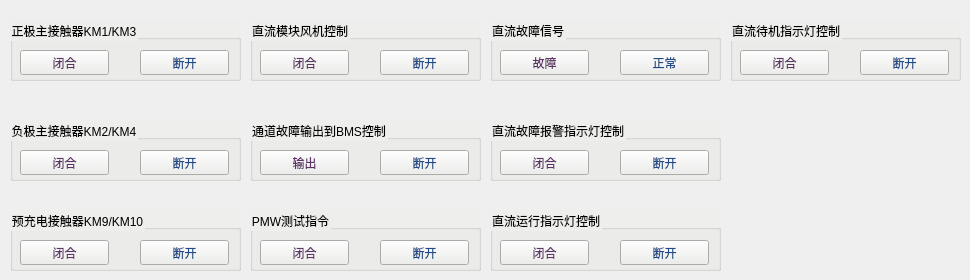
     <widget class="QWidget" name="tab_9">
      <attribute name="title">
       <string>直流通道2</string>
      </attribute>
      <widget class="QGroupBox" name="groupBox_32">
       <property name="geometry">
        <rect>
         <x>730</x>
         <y>20</y>
         <width>231</width>
         <height>61</height>
        </rect>
       </property>
       <property name="styleSheet">
        <string notr="true">background-color: rgb(238, 238, 236);
color: rgb(0, 0, 0);</string>
       </property>
       <property name="title">
        <string>直流待机指示灯控制</string>
       </property>
       <widget class="QPushButton" name="btnPMWON_8">
        <property name="geometry">
         <rect>
          <x>10</x>
          <y>30</y>
          <width>89</width>
          <height>25</height>
         </rect>
        </property>
        <property name="styleSheet">
         <string notr="true">color: rgb(92, 53, 102);</string>
        </property>
        <property name="text">
         <string>闭合</string>
        </property>
       </widget>
       <widget class="QPushButton" name="btnPMWOFF_8">
        <property name="geometry">
         <rect>
          <x>130</x>
          <y>30</y>
          <width>89</width>
          <height>25</height>
         </rect>
        </property>
        <property name="styleSheet">
         <string notr="true">color: rgb(32, 74, 135);</string>
        </property>
        <property name="text">
         <string>断开</string>
        </property>
       </widget>
      </widget>
      <widget class="QGroupBox" name="groupBox_33">
       <property name="geometry">
        <rect>
         <x>10</x>
         <y>210</y>
         <width>231</width>
         <height>61</height>
        </rect>
       </property>
       <property name="styleSheet">
        <string notr="true">background-color: rgb(238, 238, 236);
color: rgb(0, 0, 0);</string>
       </property>
       <property name="title">
        <string>预充电接触器KM9/KM10</string>
       </property>
       <widget class="QPushButton" name="btnKM910ON_6">
        <property name="geometry">
         <rect>
          <x>10</x>
          <y>30</y>
          <width>89</width>
          <height>25</height>
         </rect>
        </property>
        <property name="styleSheet">
         <string notr="true">color: rgb(92, 53, 102);</string>
        </property>
        <property name="text">
         <string>闭合</string>
        </property>
       </widget>
       <widget class="QPushButton" name="btnKM910OFF_6">
        <property name="geometry">
         <rect>
          <x>130</x>
          <y>30</y>
          <width>89</width>
          <height>25</height>
         </rect>
        </property>
        <property name="styleSheet">
         <string notr="true">color: rgb(32, 74, 135);</string>
        </property>
        <property name="text">
         <string>断开</string>
        </property>
       </widget>
      </widget>
      <widget class="QGroupBox" name="groupBox_34">
       <property name="geometry">
        <rect>
         <x>490</x>
         <y>210</y>
         <width>231</width>
         <height>61</height>
        </rect>
       </property>
       <property name="styleSheet">
        <string notr="true">background-color: rgb(238, 238, 236);
color: rgb(0, 0, 0);</string>
       </property>
       <property name="title">
        <string>直流运行指示灯控制</string>
       </property>
       <widget class="QPushButton" name="btnKA34ON_2">
        <property name="geometry">
         <rect>
          <x>10</x>
          <y>30</y>
          <width>89</width>
          <height>25</height>
         </rect>
        </property>
        <property name="styleSheet">
         <string notr="true">color: rgb(92, 53, 102);</string>
        </property>
        <property name="text">
         <string>闭合</string>
        </property>
       </widget>
       <widget class="QPushButton" name="btnKA34OFF_2">
        <property name="geometry">
         <rect>
          <x>130</x>
          <y>30</y>
          <width>89</width>
          <height>25</height>
         </rect>
        </property>
        <property name="styleSheet">
         <string notr="true">color: rgb(32, 74, 135);</string>
        </property>
        <property name="text">
         <string>断开</string>
        </property>
       </widget>
      </widget>
      <widget class="QGroupBox" name="groupBox_35">
       <property name="geometry">
        <rect>
         <x>490</x>
         <y>120</y>
         <width>231</width>
         <height>61</height>
        </rect>
       </property>
       <property name="styleSheet">
        <string notr="true">background-color: rgb(238, 238, 236);
color: rgb(0, 0, 0);</string>
       </property>
       <property name="title">
        <string>直流故障报警指示灯控制</string>
       </property>
       <widget class="QPushButton" name="btnPMWON_5">
        <property name="geometry">
         <rect>
          <x>10</x>
          <y>30</y>
          <width>89</width>
          <height>25</height>
         </rect>
        </property>
        <property name="styleSheet">
         <string notr="true">color: rgb(92, 53, 102);</string>
        </property>
        <property name="text">
         <string>闭合</string>
        </property>
       </widget>
       <widget class="QPushButton" name="btnPMWOFF_5">
        <property name="geometry">
         <rect>
          <x>130</x>
          <y>30</y>
          <width>89</width>
          <height>25</height>
         </rect>
        </property>
        <property name="styleSheet">
         <string notr="true">color: rgb(32, 74, 135);</string>
        </property>
        <property name="text">
         <string>断开</string>
        </property>
       </widget>
      </widget>
      <widget class="QGroupBox" name="groupBox_36">
       <property name="geometry">
        <rect>
         <x>250</x>
         <y>120</y>
         <width>231</width>
         <height>61</height>
        </rect>
       </property>
       <property name="styleSheet">
        <string notr="true">background-color: rgb(238, 238, 236);
color: rgb(0, 0, 0);</string>
       </property>
       <property name="title">
        <string>通道故障输出到BMS控制</string>
       </property>
       <widget class="QPushButton" name="btnKM910ON_5">
        <property name="geometry">
         <rect>
          <x>10</x>
          <y>30</y>
          <width>89</width>
          <height>25</height>
         </rect>
        </property>
        <property name="styleSheet">
         <string notr="true">color: rgb(92, 53, 102);</string>
        </property>
        <property name="text">
         <string>输出</string>
        </property>
       </widget>
       <widget class="QPushButton" name="btnKM910OFF_5">
        <property name="geometry">
         <rect>
          <x>130</x>
          <y>30</y>
          <width>89</width>
          <height>25</height>
         </rect>
        </property>
        <property name="styleSheet">
         <string notr="true">color: rgb(32, 74, 135);</string>
        </property>
        <property name="text">
         <string>断开</string>
        </property>
       </widget>
      </widget>
      <widget class="QGroupBox" name="groupBox_37">
       <property name="geometry">
        <rect>
         <x>250</x>
         <y>20</y>
         <width>231</width>
         <height>61</height>
        </rect>
       </property>
       <property name="styleSheet">
        <string notr="true">background-color: rgb(238, 238, 236);
color: rgb(0, 0, 0);</string>
       </property>
       <property name="title">
        <string>直流模块风机控制</string>
       </property>
       <widget class="QPushButton" name="btnKM910ON_4">
        <property name="geometry">
         <rect>
          <x>10</x>
          <y>30</y>
          <width>89</width>
          <height>25</height>
         </rect>
        </property>
        <property name="styleSheet">
         <string notr="true">color: rgb(92, 53, 102);</string>
        </property>
        <property name="text">
         <string>闭合</string>
        </property>
       </widget>
       <widget class="QPushButton" name="btnKM910OFF_4">
        <property name="geometry">
         <rect>
          <x>130</x>
          <y>30</y>
          <width>89</width>
          <height>25</height>
         </rect>
        </property>
        <property name="styleSheet">
         <string notr="true">color: rgb(32, 74, 135);</string>
        </property>
        <property name="text">
         <string>断开</string>
        </property>
       </widget>
      </widget>
      <widget class="QGroupBox" name="groupBox_38">
       <property name="geometry">
        <rect>
         <x>10</x>
         <y>20</y>
         <width>231</width>
         <height>61</height>
        </rect>
       </property>
       <property name="styleSheet">
        <string notr="true">background-color: rgb(238, 238, 236);
color: rgb(0, 0, 0);</string>
       </property>
       <property name="title">
        <string>正极主接触器KM1/KM3</string>
       </property>
       <widget class="QPushButton" name="btnKM13ON_2">
        <property name="geometry">
         <rect>
          <x>10</x>
          <y>30</y>
          <width>89</width>
          <height>25</height>
         </rect>
        </property>
        <property name="styleSheet">
         <string notr="true">color: rgb(92, 53, 102);</string>
        </property>
        <property name="text">
         <string>闭合</string>
        </property>
       </widget>
       <widget class="QPushButton" name="btnKM13OFF_4">
        <property name="geometry">
         <rect>
          <x>130</x>
          <y>30</y>
          <width>89</width>
          <height>25</height>
         </rect>
        </property>
        <property name="styleSheet">
         <string notr="true">color: rgb(32, 74, 135);</string>
        </property>
        <property name="text">
         <string>断开</string>
        </property>
       </widget>
      </widget>
      <widget class="QGroupBox" name="groupBox_39">
       <property name="geometry">
        <rect>
         <x>490</x>
         <y>20</y>
         <width>231</width>
         <height>61</height>
        </rect>
       </property>
       <property name="styleSheet">
        <string notr="true">background-color: rgb(238, 238, 236);
color: rgb(0, 0, 0);</string>
       </property>
       <property name="title">
        <string>直流故障信号</string>
       </property>
       <widget class="QPushButton" name="btnPMWON_7">
        <property name="geometry">
         <rect>
          <x>10</x>
          <y>30</y>
          <width>89</width>
          <height>25</height>
         </rect>
        </property>
        <property name="styleSheet">
         <string notr="true">color: rgb(92, 53, 102);</string>
        </property>
        <property name="text">
         <string>故障</string>
        </property>
       </widget>
       <widget class="QPushButton" name="btnPMWOFF_7">
        <property name="geometry">
         <rect>
          <x>130</x>
          <y>30</y>
          <width>89</width>
          <height>25</height>
         </rect>
        </property>
        <property name="styleSheet">
         <string notr="true">color: rgb(32, 74, 135);</string>
        </property>
        <property name="text">
         <string>正常</string>
        </property>
       </widget>
      </widget>
      <widget class="QGroupBox" name="groupBox_40">
       <property name="geometry">
        <rect>
         <x>10</x>
         <y>120</y>
         <width>231</width>
         <height>61</height>
        </rect>
       </property>
       <property name="styleSheet">
        <string notr="true">background-color: rgb(238, 238, 236);
color: rgb(0, 0, 0);</string>
       </property>
       <property name="title">
        <string>负极主接触器KM2/KM4</string>
       </property>
       <widget class="QPushButton" name="btnKM24ON_2">
        <property name="geometry">
         <rect>
          <x>10</x>
          <y>30</y>
          <width>89</width>
          <height>25</height>
         </rect>
        </property>
        <property name="styleSheet">
         <string notr="true">color: rgb(92, 53, 102);</string>
        </property>
        <property name="text">
         <string>闭合</string>
        </property>
       </widget>
       <widget class="QPushButton" name="btnKM13OFF_3">
        <property name="geometry">
         <rect>
          <x>130</x>
          <y>30</y>
          <width>89</width>
          <height>25</height>
         </rect>
        </property>
        <property name="styleSheet">
         <string notr="true">color: rgb(32, 74, 135);</string>
        </property>
        <property name="text">
         <string>断开</string>
        </property>
       </widget>
      </widget>
      <widget class="QGroupBox" name="groupBox_41">
       <property name="geometry">
        <rect>
         <x>250</x>
         <y>210</y>
         <width>231</width>
         <height>61</height>
        </rect>
       </property>
       <property name="styleSheet">
        <string notr="true">background-color: rgb(238, 238, 236);
color: rgb(0, 0, 0);</string>
       </property>
       <property name="title">
        <string>PMW测试指令</string>
       </property>
       <widget class="QPushButton" name="btnPMWON_6">
        <property name="geometry">
         <rect>
          <x>10</x>
          <y>30</y>
          <width>89</width>
          <height>25</height>
         </rect>
        </property>
        <property name="styleSheet">
         <string notr="true">color: rgb(92, 53, 102);</string>
        </property>
        <property name="text">
         <string>闭合</string>
        </property>
       </widget>
       <widget class="QPushButton" name="btnPMWOFF_6">
        <property name="geometry">
         <rect>
          <x>130</x>
          <y>30</y>
          <width>89</width>
          <height>25</height>
         </rect>
        </property>
        <property name="styleSheet">
         <string notr="true">color: rgb(32, 74, 135);</string>
        </property>
        <property name="text">
         <string>断开</string>
        </property>
       </widget>
      </widget>
     </widget>
